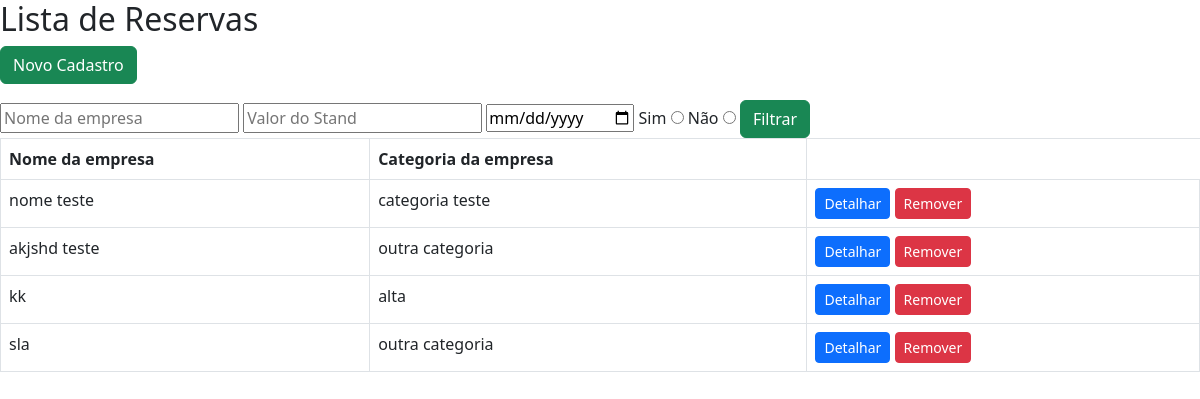
The page / on the database its author committed.
### core/models.py (models this page shows, shortened)
class Reserva(models.Model):
    cnpj = models.CharField(max_length=14)
    nome_empresa = models.CharField(max_length=100)
    categoria_empresa = models.CharField(max_length=100)
    quitado = models.BooleanField(blank=True)
    stand = models.OneToOneField(Stand, on_delete=models.CASCADE)
    data = models.DateField(default=timezone.now)

### core/views.py (the view)
# urls.py: path('', index, name='index'),
def index(request):
    reserva = Reserva.objects.all()
    nome_empresa = request.GET.get('nome_empresa')
    quitado = request.GET.get('quitado')
    valor_stand = request.GET.get('valor_stand')
    data = request.GET.get('data')
    if nome_empresa:
        reserva = reserva.filter(nome_empresa__icontains=nome_empresa)
    if quitado is not None and quitado != '':
        reserva = reserva.filter(quitado=quitado)
    if valor_stand is not None and valor_stand != '':
        reserva = reserva.filter(stand__valor=valor_stand)
    if data:
        reserva = reserva.filter(data=data)
    context = {
        'reservas': reserva,
        'nome_empresa': nome_empresa,
        'quitado': quitado,
        'valor_stand': valor_stand,
        'data_reserva': data,
    }
    return render(request, 'index.html', context)

### core/Templates/index.html
{% extends 'base.html' %}
{% block center %}
  <h2> Lista de Reservas</h2>
  <a href="{% url 'reserva_criar' %}" class="btn btn-success mb-3">Novo Cadastro</a>
  <form method="get" action="">
    <input type="search" name="nome_empresa" placeholder="Nome da empresa">
    <input type="number" name="valor_stand" placeholder="Valor do Stand">
    <input type="date" name="data" placeholder="Data da Reserva">
    <label for="quitado_sim">Sim</label>
    <input type="radio" name="quitado" value="True" id="quitado_sim">
    <label for="quitado_nao">Não</label>
    <input type="radio" name="quitado" value="False" id="quitado_nao">
    <button type="submit" class="btn btn-success">Filtrar</button>
  </form>
  <table class="table table-bordered">
    <thead>
      <tr>
        <th>Nome da empresa</th>
        <th>Categoria da empresa</th>
      </tr>
    </thead>
    <tbody>
      {% for reserva in reservas %}
      <tr>
        <td>{{ reserva.nome_empresa }}</td>
        <td>{{ reserva.categoria_empresa }}</td>
        <td>
          <a href="{% url 'reserva_detalhe' id=reserva.id %}" class="btn btn-primary btn-sm">Detalhar</a>
          <a href="{% url 'reserva_remover' id=reserva.id %}" class="btn btn-danger btn-sm">Remover</a>
        </td>
      </tr>
      {% endfor %}
    </tbody>
  </table>
{% endblock %}

### rows shown on the page
Reserva: nome_empresa "nome teste", categoria_empresa "categoria teste"
Reserva: nome_empresa "akjshd teste", categoria_empresa "outra categoria"
Reserva: nome_empresa "kk", categoria_empresa "alta"
Reserva: nome_empresa "sla", categoria_empresa "outra categoria"
